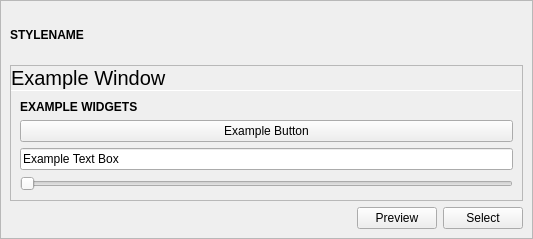
<?xml version="1.0" encoding="UTF-8"?>
<ui version="4.0">
 <class>WidgetStylePreview</class>
 <widget class="QWidget" name="WidgetStylePreview">
  <property name="geometry">
   <rect>
    <x>0</x>
    <y>0</y>
    <width>533</width>
    <height>239</height>
   </rect>
  </property>
  <property name="windowTitle">
   <string>Form</string>
  </property>
  <layout class="QVBoxLayout" name="verticalLayout">
   <property name="leftMargin">
    <number>0</number>
   </property>
   <property name="topMargin">
    <number>0</number>
   </property>
   <property name="rightMargin">
    <number>0</number>
   </property>
   <property name="bottomMargin">
    <number>0</number>
   </property>
   <item>
    <widget class="QFrame" name="frame">
     <property name="frameShape">
      <enum>QFrame::StyledPanel</enum>
     </property>
     <property name="frameShadow">
      <enum>QFrame::Raised</enum>
     </property>
     <layout class="QVBoxLayout" name="verticalLayout_2">
      <item>
       <widget class="QLabel" name="styleNameLabel">
        <property name="font">
         <font>
          <weight>75</weight>
          <bold>true</bold>
         </font>
        </property>
        <property name="text">
         <string notr="true">STYLENAME</string>
        </property>
       </widget>
      </item>
      <item>
       <widget class="QFrame" name="previewFrame">
        <property name="sizePolicy">
         <sizepolicy hsizetype="Expanding" vsizetype="Preferred">
          <horstretch>0</horstretch>
          <verstretch>0</verstretch>
         </sizepolicy>
        </property>
        <property name="frameShape">
         <enum>QFrame::StyledPanel</enum>
        </property>
        <layout class="QVBoxLayout" name="verticalLayout_4">
         <property name="spacing">
          <number>0</number>
         </property>
         <property name="leftMargin">
          <number>0</number>
         </property>
         <property name="topMargin">
          <number>0</number>
         </property>
         <property name="rightMargin">
          <number>0</number>
         </property>
         <property name="bottomMargin">
          <number>0</number>
         </property>
         <item>
          <widget class="QLabel" name="label">
           <property name="font">
            <font>
             <pointsize>15</pointsize>
            </font>
           </property>
           <property name="text">
            <string>Example Window</string>
           </property>
           <property name="margin">
            <number>9</number>
           </property>
          </widget>
         </item>
         <item>
          <widget class="Line" name="line">
           <property name="maximumSize">
            <size>
             <width>16777215</width>
             <height>1</height>
            </size>
           </property>
           <property name="orientation">
            <enum>Qt::Horizontal</enum>
           </property>
          </widget>
         </item>
         <item>
          <layout class="QGridLayout" name="gridLayout">
           <property name="leftMargin">
            <number>9</number>
           </property>
           <property name="topMargin">
            <number>9</number>
           </property>
           <property name="rightMargin">
            <number>9</number>
           </property>
           <property name="bottomMargin">
            <number>9</number>
           </property>
           <property name="spacing">
            <number>6</number>
           </property>
           <item row="0" column="0">
            <widget class="QLabel" name="label_2">
             <property name="font">
              <font>
               <weight>75</weight>
               <bold>true</bold>
              </font>
             </property>
             <property name="text">
              <string>EXAMPLE WIDGETS</string>
             </property>
            </widget>
           </item>
           <item row="1" column="0">
            <widget class="QPushButton" name="pushButton_2">
             <property name="text">
              <string>Example Button</string>
             </property>
            </widget>
           </item>
           <item row="2" column="0">
            <widget class="QLineEdit" name="lineEdit">
             <property name="text">
              <string>Example Text Box</string>
             </property>
            </widget>
           </item>
           <item row="3" column="0">
            <widget class="QSlider" name="horizontalSlider">
             <property name="orientation">
              <enum>Qt::Horizontal</enum>
             </property>
            </widget>
           </item>
          </layout>
         </item>
        </layout>
       </widget>
      </item>
      <item>
       <layout class="QHBoxLayout" name="horizontalLayout_2">
        <item>
         <spacer name="horizontalSpacer">
          <property name="orientation">
           <enum>Qt::Horizontal</enum>
          </property>
          <property name="sizeHint" stdset="0">
           <size>
            <width>40</width>
            <height>20</height>
           </size>
          </property>
         </spacer>
        </item>
        <item>
         <widget class="QPushButton" name="previewButton">
          <property name="text">
           <string>Preview</string>
          </property>
          <property name="checkable">
           <bool>true</bool>
          </property>
         </widget>
        </item>
        <item>
         <widget class="QPushButton" name="selectButton">
          <property name="text">
           <string>Select</string>
          </property>
         </widget>
        </item>
       </layout>
      </item>
     </layout>
    </widget>
   </item>
  </layout>
 </widget>
 <resources/>
 <connections/>
</ui>
